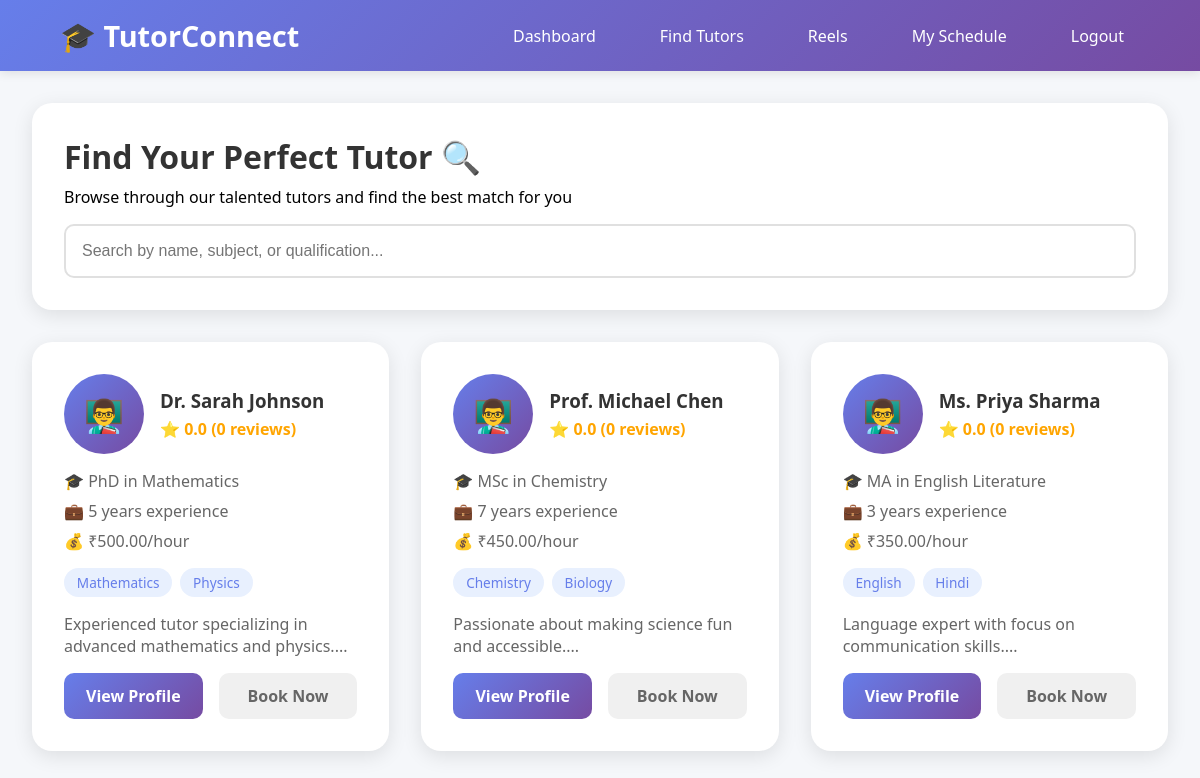
The app's page /tutor.php (signed in) with its own data.
### tables this page shows
CREATE TABLE tutors (
    id INT PRIMARY KEY AUTO_INCREMENT,
    name VARCHAR(100) NOT NULL,
    email VARCHAR(100) UNIQUE NOT NULL,
    password VARCHAR(255) NOT NULL,
    phone VARCHAR(15),
    subjects TEXT,
    experience INT,
    qualification VARCHAR(255),
    hourly_rate DECIMAL(10,2),
    bio TEXT,
    profile_image VARCHAR(255) DEFAULT 'default-tutor.png',
    average_rating DECIMAL(3,2) DEFAULT 0.00,
    total_ratings INT DEFAULT 0,
    created_at TIMESTAMP DEFAULT CURRENT_TIMESTAMP
);

### tutor.php (the view, shortened to what this page needs)
<?php
require_once 'config.php';
$tutors = $conn->query("SELECT * FROM tutors ORDER BY average_rating DESC");
?>
<!DOCTYPE html>
<html lang="en">
<head>
</head>
<body>
    <nav class="navbar">
        <div class="logo">🎓 TutorConnect</div>
        <div class="nav-links">
            <a href="dashboard.php">Dashboard</a>
            <a href="tutors.php">Find Tutors</a>
            <a href="reels.php">Reels</a>
            <a href="schedule.php">My Schedule</a>
            <a href="logout.php">Logout</a>
        </div>
    </nav>
    <div class="container">
        <div class="page-header">
            <h1>Find Your Perfect Tutor 🔍</h1>
            <p>Browse through our talented tutors and find the best match for you</p>
            <div class="search-bar">
                <input type="text" id="searchInput" placeholder="Search by name, subject, or qualification..." onkeyup="filterTutors()">
            </div>
        </div>
        <div class="tutors-grid" id="tutorsGrid">
            <?php while ($tutor = $tutors->fetch_assoc()): ?>
                <div class="tutor-card" data-search="<?php echo strtolower($tutor['name'] . ' ' . $tutor['subjects'] . ' ' . $tutor['qualification']); ?>">
                    <div class="tutor-header">
                        <div class="tutor-avatar">👨‍🏫</div>
                        <div class="tutor-info">
                            <h3><?php echo htmlspecialchars($tutor['name']); ?></h3>
                            <div class="tutor-rating">
                                ⭐ <?php echo number_format($tutor['average_rating'], 1); ?> (<?php echo $tutor['total_ratings']; ?> reviews)
                            </div>
                        </div>
                    </div>
                    <div class="tutor-details">
                        <p>🎓 <?php echo htmlspecialchars($tutor['qualification']); ?></p>
                        <p>💼 <?php echo $tutor['experience']; ?> years experience</p>
                        <p>💰 ₹<?php echo number_format($tutor['hourly_rate'], 2); ?>/hour</p>
                    </div>
                    <div class="subjects">
                        <?php
                        $subjects = explode(',', $tutor['subjects']);
                        foreach ($subjects as $subject):
                        ?>
                            <span class="subject-tag"><?php echo trim($subject); ?></span>
                        <?php endforeach; ?>
                    </div>
                    <p style="color: #666; margin: 1rem 0;"><?php echo htmlspecialchars(substr($tutor['bio'], 0, 100)) . '...'; ?></p>
                    <div class="tutor-actions">
                        <a href="tutor-profile.php?id=<?php echo $tutor['id']; ?>" class="btn btn-primary">View Profile</a>
                        <a href="book-tutor.php?id=<?php echo $tutor['id']; ?>" class="btn btn-secondary">Book Now</a>
                    </div>
                </div>
            <?php endwhile; ?>
        </div>
    </div>
</body>
</html>

### tutor.php (style rules this page uses)
* { margin: 0; padding: 0; box-sizing: border-box; }
body { font-family: 'Segoe UI', Tahoma, Geneva, Verdana, sans-serif; background: #f5f7fa; }
.navbar { background: linear-gradient(135deg, #667eea 0%, #764ba2 100%); padding: 1rem 5%; display: flex; justify-content: space-between; align-items: center; box-shadow: 0 2px 10px rgba(0,0,0,0.1); }
.navbar .logo { color: white; font-size: 1.8rem; font-weight: bold; }
.nav-links { display: flex; gap: 2rem; align-items: center; }
.nav-links a { color: white; text-decoration: none; font-weight: 500; transition: all 0.3s; padding: 0.5rem 1rem; border-radius: 5px; }
.container { max-width: 1400px; margin: 2rem auto; padding: 0 2rem; }
.page-header { background: white; padding: 2rem; border-radius: 20px; margin-bottom: 2rem; box-shadow: 0 5px 20px rgba(0,0,0,0.1); animation: slideIn 0.5s ease; }
.page-header h1 { color: #333; margin-bottom: 0.5rem; }
.search-bar { margin-top: 1rem; position: relative; }
.search-bar input { width: 100%; padding: 1rem 3rem 1rem 1rem; border: 2px solid #e0e0e0; border-radius: 10px; font-size: 1rem; transition: all 0.3s; }
.tutors-grid { display: grid; grid-template-columns: repeat(auto-fill, minmax(350px, 1fr)); gap: 2rem; }
.tutor-card { background: white; border-radius: 20px; padding: 2rem; box-shadow: 0 5px 20px rgba(0,0,0,0.1); transition: all 0.3s; animation: fadeInUp 0.6s ease; position: relative; overflow: hidden; }
.tutor-card::before { content: ''; position: absolute; top: 0; left: 0; right: 0; height: 5px; background: linear-gradient(90deg, #667eea, #764ba2); transform: scaleX(0); transition: transform 0.3s; }
.tutor-header { display: flex; align-items: center; gap: 1rem; margin-bottom: 1rem; }
.tutor-avatar { width: 80px; height: 80px; border-radius: 50%; background: linear-gradient(135deg, #667eea 0%, #764ba2 100%); display: flex; align-items: center; justify-content: center; font-size: 2rem; color: white; animation: pulse 2s infinite; }
.tutor-info h3 { color: #333; margin-bottom: 0.3rem; }
.tutor-rating { color: #ffa500; font-weight: 600; }
.tutor-details { margin: 1rem 0; color: #666; }
.tutor-details p { margin: 0.5rem 0; display: flex; align-items: center; gap: 0.5rem; }
.subjects { display: flex; flex-wrap: wrap; gap: 0.5rem; margin: 1rem 0; }
.subject-tag { padding: 0.3rem 0.8rem; background: #e8f0fe; color: #667eea; border-radius: 20px; font-size: 0.85rem; font-weight: 500; }
.tutor-actions { display: flex; gap: 1rem; margin-top: 1rem; }
.btn { flex: 1; padding: 0.75rem; border: none; border-radius: 10px; font-weight: 600; cursor: pointer; transition: all 0.3s; text-decoration: none; text-align: center; display: inline-block; }
.btn-primary { background: linear-gradient(135deg, #667eea 0%, #764ba2 100%); color: white; }
.btn-secondary { background: #f0f0f0; color: #666; }

### records on screen
tutors: name "Dr. Sarah Johnson", average_rating "0.0", total_ratings "0", qualification "PhD in Mathematics", experience "5", hourly_rate "500.00", subjects "Mathematics", subjects "Physics", bio "Experienced tutor specializing in advanced mathematics and physics."
tutors: name "Prof. Michael Chen", average_rating "0.0", total_ratings "0", qualification "MSc in Chemistry", experience "7", hourly_rate "450.00", subjects "Chemistry", subjects "Biology", bio "Passionate about making science fun and accessible."
tutors: name "Ms. Priya Sharma", average_rating "0.0", total_ratings "0", qualification "MA in English Literature", experience "3", hourly_rate "350.00", subjects "English", subjects "Hindi", bio "Language expert with focus on communication skills."
